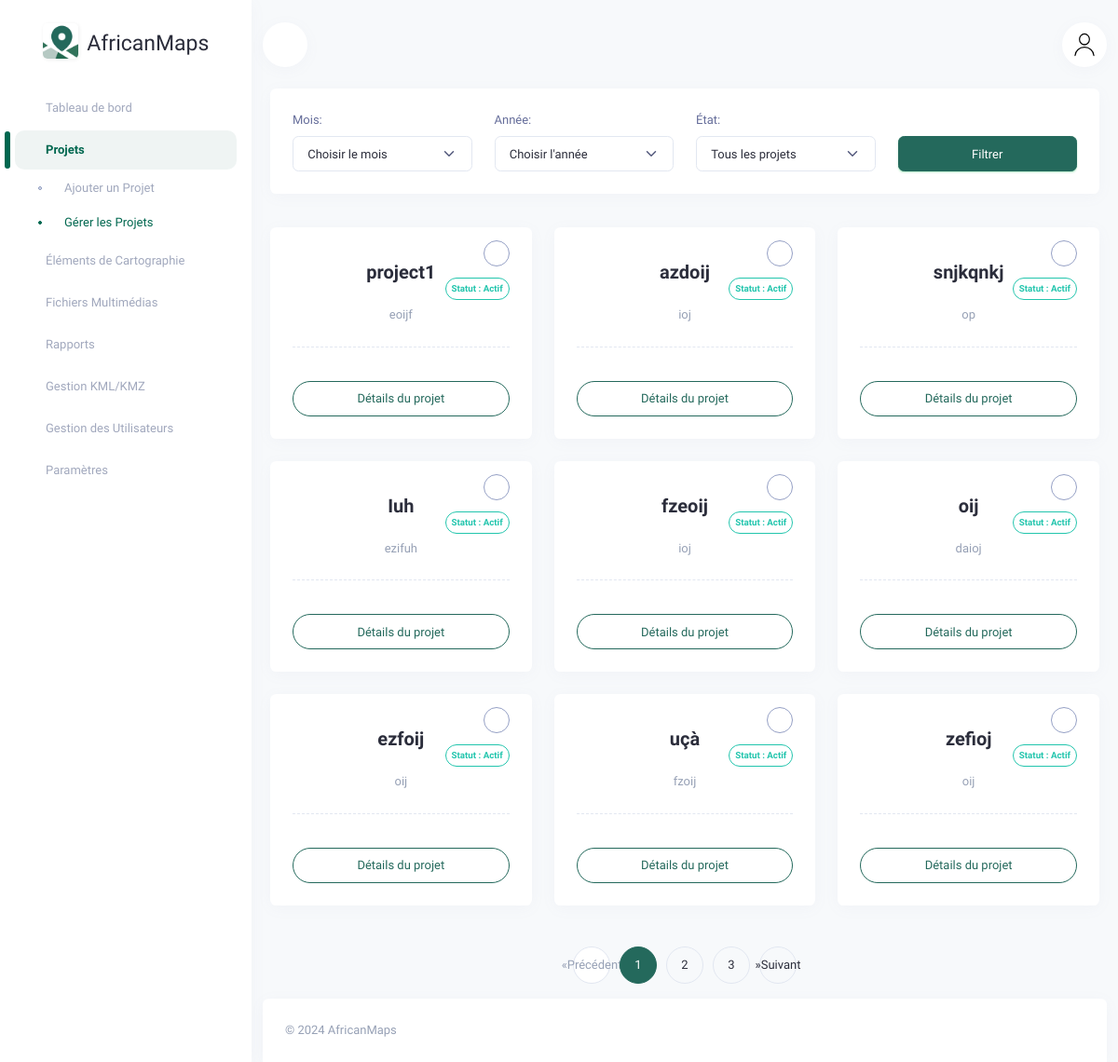
The page /locations/ on the database as committed earlier.
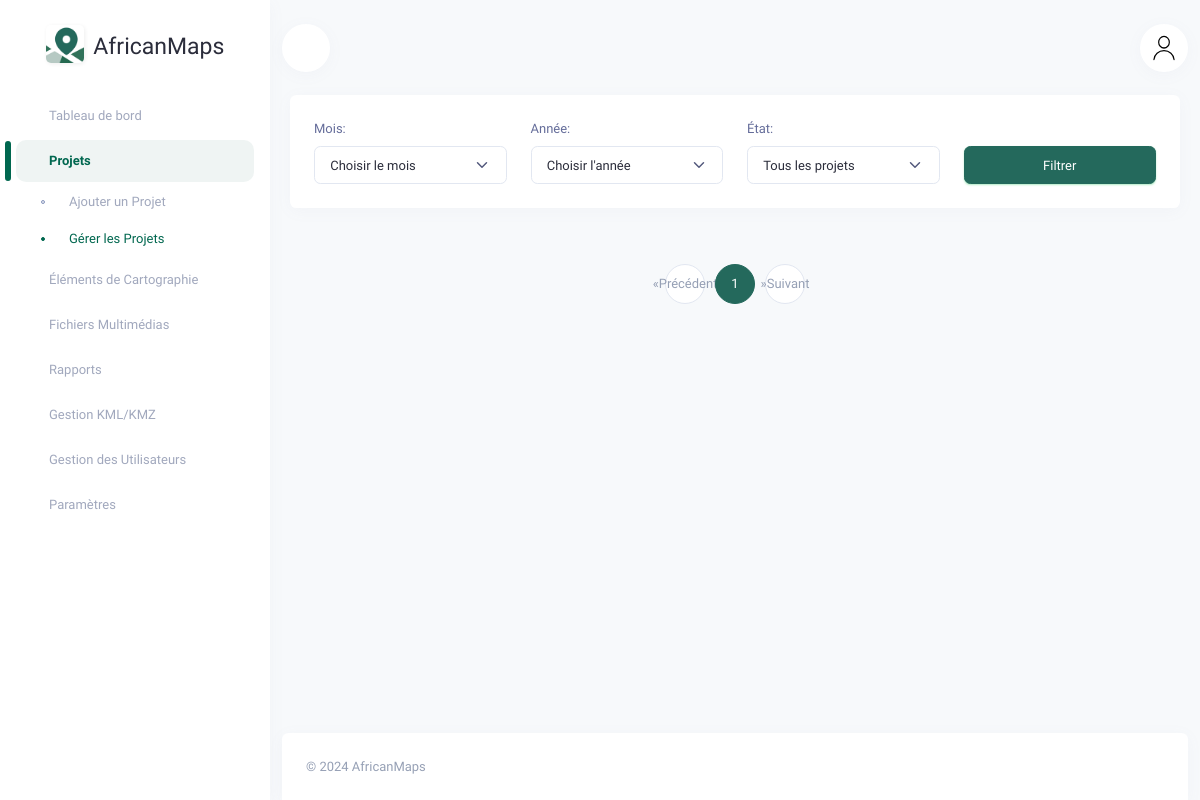
The same page on the database as committed later.
### dashboard_app/models.py (models this page shows, shortened)
class Location(models.Model):
    geojson = models.TextField()
    description = models.TextField()
    name = models.CharField(max_length=100)
    created_at = models.DateTimeField(auto_now_add=True)
    archived = models.BooleanField(default=False)

### dashboard_app/views.py (the view)
# urls.py: path('locations/', views.locations_list, name='locations-list'),
def locations_list(request):
    month = request.GET.get('month')
    year = request.GET.get('year')
    archived = request.GET.get('archived')
    locations = Location.objects.all().order_by('-created_at')
    if month and not year:
        current_year = datetime.now().year
        locations = locations.filter(created_at__year=current_year, created_at__month=month)
    elif year:
        locations = locations.filter(created_at__year=year)
        if month:
            locations = locations.filter(created_at__month=month)
    if archived == 'archived':
        locations = locations.filter(archived=True)
    elif archived == 'non_archived':
        locations = locations.filter(archived=False)
    paginator = Paginator(locations, 9)
    page_number = request.GET.get('page')
    page_obj = paginator.get_page(page_number)
    months = [{'name': datetime(2000, i, 1).strftime('%B'), 'value': i} for i in range(1, 13)]
    years = range(2020, datetime.now().year + 1)
    context = {
        'locations': page_obj,
        'page_obj': page_obj,
        'months': months,
        'years': years,
    }
    return render(request, 'dashboard_app/web/locations_list.html', context)

### dashboard_app/context_processors.py (called while the page is built)
def user_context(request):
    user = request.user
    return {
        'username': user.username if user.is_authenticated else 'Invité',
        'role': 'Administrateur' if user.is_staff else 'Utilisateur',
    }

### dashboard_app/templates/dashboard_app/web/locations_list.html (shortened to what this page needs)
{% extends 'dashboard_app/web/base.html' %}
{% load static %}
{% block content %}
<div class="card mb-4">
    <div class="card-body">
        <form method="get" action="">
            <div class="row g-3">
                <div class="col-12 col-md-3">
                    <label for="month" class="form-label">Mois:</label>
                    <select id="month" name="month" class="form-select">
                        <option value="">Choisir le mois</option>
                    </select>
                </div>
                <div class="col-12 col-md-3">
                    <label for="year" class="form-label">Année:</label>
                    <select id="year" name="year" class="form-select">
                        <option value="">Choisir l'année</option>
                    </select>
                </div>
                <div class="col-12 col-md-3">
                    <label for="archived" class="form-label">État:</label>
                    <select id="archived" name="archived" class="form-select">
                        <option value="">Tous les projets</option>
                    </select>
                </div>
                <div class="col-12 col-md-3 align-self-end">
                    <button type="submit" class="btn btn-primary w-100">Filtrer</button>
                </div>
            </div>
        </form>
    </div>
</div>
<div class="row">
    {% for location in page_obj %}
    <div class="col-md-6 col-lg-4">
        <div class="card position-relative">
            <div class="card-body">
                <div class="position-absolute top-0 end-0 mt-3 me-3 text-end">
                    <div class="dropdown mb-2" style="margin-top:-10px;">
                        <button class="btn btn-outline-secondary rounded-circle p-0" type="button" id="archiveDropdown{{ location.id }}" data-bs-toggle="dropdown" aria-expanded="false" style="width: 28px; height: 28px;">
                        </button>
                    </div>
                    {% if location.archived %}
                        <span class="badge rounded-pill border border-danger text-danger p-1 mb-2 d-block">
                            Statut : Archivé
                        </span>
                    {% else %}
                        <span class="badge rounded-pill border border-success text-success p-1 mb-2 d-block">
                            Statut : Actif
                        </span>
                    {% endif %}
                </div>
                <div class="text-center border-dashed-bottom pb-3">
                    <h5 class="fw-bold my-2 fs-20">{{ location.name }}</h5>
                    <p class="text-muted mt-3 mb-0">{{ location.description|truncatechars:100 }}</p>
                </div>
                <div class="d-flex justify-content-center fw-semibold align-items-center mt-3">
                    <a href="{% url 'location-detail' location.id %}" class="btn rounded-pill btn-outline-primary w-100 mt-2">
                        Détails du projet
                    </a>
                </div>
            </div>
        </div>
    </div>
    {% endfor %}
</div>
<ul class="pagination justify-content-center">
    {% if page_obj.has_previous %}
        <li class="page-item">
            <a class="page-link" href="?page={{ page_obj.previous_page_number }}" aria-label="Précédent">
                <span aria-hidden="true">«</span>
                <span class="sr-only">Précédent</span>
            </a>
        </li>
    {% else %}
        <li class="page-item disabled">
            <a class="page-link" href="#" aria-label="Précédent">
                <span aria-hidden="true">«</span>
                <span class="sr-only">Précédent</span>
            </a>
        </li>
    {% endif %}
    {% for num in page_obj.paginator.page_range %}
        {% if page_obj.number == num %}
            <li class="page-item active">
                <a class="page-link" href="#">{{ num }}</a>
            </li>
        {% else %}
            <li class="page-item">
                <a class="page-link" href="?page={{ num }}">{{ num }}</a>
            </li>
        {% endif %}
    {% endfor %}
    {% if page_obj.has_next %}
        <li class="page-item">
            <a class="page-link" href="?page={{ page_obj.next_page_number }}" aria-label="Suivant">
                <span aria-hidden="true">»</span>
                <span class="sr-only">Suivant</span>
            </a>
        </li>
    {% else %}
        <li class="page-item disabled">
            <a class="page-link" href="#" aria-label="Suivant">
                <span aria-hidden="true">»</span>
                <span class="sr-only">Suivant</span>
            </a>
        </li>
    {% endif %}
</ul>
 <footer class="footer text-center text-sm-start d-print-none">
    <div class="container-xxl">
        <div class="row">
            <div class="col-12">
                <div class="card mb-0 rounded-bottom-0">
                    <div class="card-body">
                        <p class="text-muted mb-0">
                            © <script> document.write(new Date().getFullYear()) </script> AfricanMaps
                        </p>
                    </div>
                </div>
            </div>
        </div>
    </div>
</footer>
{% endblock content %}

### dashboard_app/templates/dashboard_app/web/base.html (shortened to what this page needs)
{% load static %}
<!DOCTYPE html>
<html lang="en" dir="ltr" data-startbar="dark" data-bs-theme="light">
<head>
    <link href="{% static 'web/assets/libs/simple-datatables/style.css' %}" rel="stylesheet" type="text/css" />
    <link href="{% static 'web/assets/libs/mobius1-selectr/selectr.min.css' %}" rel="stylesheet" type="text/css" />
    <link href="{% static 'web/assets/css/bootstrap.min.css' %}" rel="stylesheet" type="text/css" />
    <link href="{% static 'web/assets/css/icons.min.css' %}" rel="stylesheet" type="text/css" />
    <link href="{% static 'web/assets/css/app.min.css' %}" rel="stylesheet" type="text/css" />
    <link href="{% static 'web/assets/css/esri_main.css' %}" rel="stylesheet" type="text/css" />
</head>
<body>
    <div class="topbar d-print-none">
        <div class="container-xxl">
            <nav class="topbar-custom d-flex justify-content-between" id="topbar-custom">
                <ul class="topbar-item list-unstyled d-inline-flex align-items-center mb-0">
                    <li>
                        <button class="nav-link mobile-menu-btn nav-icon" id="togglemenu">
                        </button>
                    </li>
                </ul>
                <ul class="topbar-item list-unstyled d-inline-flex align-items-center mb-0">
                    <li class="dropdown topbar-item">
                        <a class="nav-link dropdown-toggle arrow-none nav-icon" data-bs-toggle="dropdown" href="#" role="button"
                            aria-haspopup="false" aria-expanded="false">
                            <img src="{% static 'web/assets/icons/icon_user.svg' %}" alt="" class="thumb-lg rounded-circle" style="width: 50px;height: 36px;">
                        </a>
                    </li>
                </ul>
            </nav>
        </div>
    </div>
    <div class="startbar d-print-none">
        <div class="brand">
            <a href="/dashboard/" class="logo" style="font-size:23px;color:rgb(43 45 59);">
                <span>
                    <img src="{% static 'web/assets/images/logo-sm.png' %}" alt="logo-small" class="logo-sm" style="border-radius: 5px;margin-top: -8px;box-shadow: 1px 1px 4px #eee;">
                </span>
                <span id="logo-text" class="logo-lg logo-light">
                    AfricanMaps
                </span>
            </a>
        </div>
        <div class="startbar-menu" >
            <div class="startbar-collapse" id="startbarCollapse" data-simplebar>
                <div class="d-flex align-items-start flex-column w-100">
                    <ul class="navbar-nav mb-auto w-100">
                        <li class="nav-item">
                            <a class="nav-link" href="/dashboard/">
                                <span>Tableau de bord</span>
                            </a>
                        </li>
                        <li class="nav-item">
                            <a class="nav-link" href="#sidebarLocations" data-bs-toggle="collapse" role="button" aria-expanded="false" aria-controls="sidebarLocations">
                                <span>Projets</span>
                            </a>
                            <div class="collapse" id="sidebarLocations">
                                <ul class="nav flex-column">
                                    <li class="nav-item">
                                        <a href="/map/" class="nav-link">Ajouter un Projet</a>
                                    </li>
                                    <li class="nav-item">
                                        <a href="/locations/" class="nav-link">Gérer les Projets</a>
                                    </li>
                                </ul>
                            </div>
                        </li>
                        <li class="nav-item">
                            <a class="nav-link" href="#sidebarItems" data-bs-toggle="collapse" role="button" aria-expanded="false" aria-controls="sidebarItems">
                                <span>Éléments de Cartographie</span>
                            </a>
                        </li>
                        <li class="nav-item">
                            <a class="nav-link" href="#sidebarMediaFiles" data-bs-toggle="collapse" role="button" aria-expanded="false" aria-controls="sidebarMediaFiles">
                                <span>Fichiers Multimédias</span>
                            </a>
                        </li>
                        <li class="nav-item">
                            <a class="nav-link" href="#sidebarReports" data-bs-toggle="collapse" role="button" aria-expanded="false" aria-controls="sidebarReports">
                                <span>Rapports</span>
                            </a>
                        </li>
                        <li class="nav-item">
                            <a class="nav-link" href="#sidebarKMLKMZ" data-bs-toggle="collapse" role="button" aria-expanded="false" aria-controls="sidebarKMLKMZ">
                                <span>Gestion KML/KMZ</span>
                            </a>
                        </li>
                        <li class="nav-item">
                            <a class="nav-link" href="#sidebarUserManagement" data-bs-toggle="collapse" role="button" aria-expanded="false" aria-controls="sidebarUserManagement">
                                <span>Gestion des Utilisateurs</span>
                            </a>
                        </li>
                        <li class="nav-item">
                            <a class="nav-link" href="#sidebarSettings" data-bs-toggle="collapse" role="button" aria-expanded="false" aria-controls="sidebarSettings">
                                <span>Paramètres</span>
                            </a>
                        </li>
                    </ul>
                </div>
            </div>
        </div>
    </div>
    <div class="page-wrapper">
        <div class="page-content">
            <div class="container-xxl">
                {% block content %}{% endblock %}
            </div>
        </div>
    </div>
</body>
</html>

Rows that differ between the two databases and show on the page:
removed Location: {{ location.id }} 28 (drawn), archived "Statut : Actif", name "project1", description "eoijf"
removed Location: archived "Statut : Actif", name "azdoij", description "ioj"
removed Location: archived "Statut : Actif", name "snjkqnkj", description "op"
removed Location: archived "Statut : Actif", name "Iuh", description "ezifuh"
removed Location: archived "Statut : Actif", name "fzeoij", description "ioj"
removed Location: archived "Statut : Actif", name "oij", description "daioj"
removed Location: archived "Statut : Actif", name "ezfoij", description "oij"
removed Location: archived "Statut : Actif", name "uçà", description "fzoij"
removed Location: archived "Statut : Actif", name "zefioj", description "oij"
Other text that changed with them:
list line gone: "2"
list line gone: "3"
